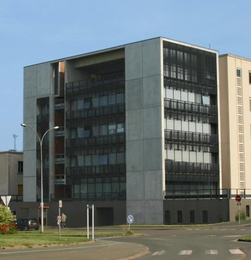
%> input picture SVD_LAUM/laum.jpg, 251 x 260 px, shrunk from 917 x 951 before the run
$ octave svd_laum.m   (GNU Octave 9; MATLAB toolbox functions it lacks are replaced by stand-ins)
%> lines starting %> are read from the running program, lines starting %| are printed output that depends on the picture
%   Program svd_laum.m
%
%   Copyright (C) 2014 LAUM UMR CNRS 6613 (France)
% 	   Olivier DAZEL <olivier.dazel@univ-lemans.fr>
%
% This program is free software: you can redistribute it and/or modify
% it under the terms of the GNU General Public License as published by
% the Free Software Foundation, either version 3 of the License, or
% (at your option) any later version.
%
% This program is distributed in the hope that it will be useful,
% but WITHOUT ANY WARRANTY; without even the implied warranty of
% MERCHANTABILITY or FITNESS FOR A PARTICULAR PURPOSE.  See the
% GNU General Public License for more details.
%
% You should have received a copy of the GNU General Public License
% along with this program.  If not, see <http://www.gnu.org/licenses/>.

%
% This program performs a SVD of a picture of the LAUM.
% It is associated to the course
% "Mathematics for Acoustics and Acousticians"
%  given for students of the MSc Master Program in Acoustics and
%  IMDEA students
%


clear all
close all
clc


disp('Importing LAUM Image')
image=double(imread('laum.jpg'));
disp('SVD decomposition of the RGB matrices')

[U_R,S_R,V_R]=svd(image(:,:,1));
[U_G,S_G,V_G]=svd(image(:,:,2));
[U_B,S_B,V_B]=svd(image(:,:,3));

nb_images=10;


nb_sv=floor(logspace(0,log10(max([rank(S_R) rank(S_G) rank(S_B)])),nb_images));
%> nb_sv = [1 1 3 6 11 21 39 73 135 250]

image_svd=image;
image_svd(:,:,2)=0;
image_svd(:,:,3)=0;
imshow(uint8(image_svd))
print('laum_red','-djpeg')
image_svd=image;
image_svd(:,:,1)=0;
image_svd(:,:,3)=0;
imshow(uint8(image_svd))
print('laum_green','-djpeg')
image_svd=image;
image_svd(:,:,1)=0;
image_svd(:,:,2)=0;
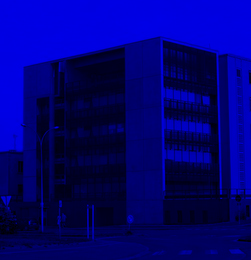
%> image_svd: size 260x251x3 double; mean R, G, B 0, 0, 118.2
imshow(uint8(image_svd))
print('laum_blue','-djpeg')

figure(1)
loglog(nonzeros(diag(S_R)),'r','Linewidth',5)
set(gca,'Fontsize',15)
hold on
loglog(nonzeros(diag(S_G)),'g','Linewidth',5)
loglog(nonzeros(diag(S_B)),'b','Linewidth',5)
legend('Red','Green','Blue')
xlabel('# of the singular value')
ylabel('Singular value')
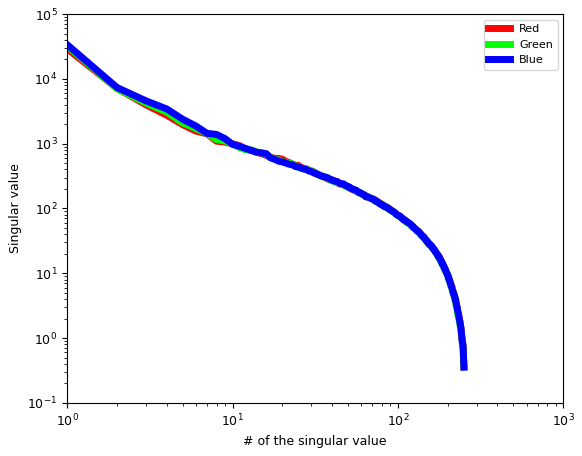
%> figure redrawn from the program's plot data; curve peaks at x = 1, y = 29102.9; curve peaks at x = 1, y = 32025.2; curve peaks at x = 1, y = 33586.8
print('laum_sv','-djpeg')

figure(3)

for ii=1:3
%> this loop made 3 passes; what is shown inside it comes from the first

  image_svd(:,:,1)=U_R(:,ii)*S_R(ii,ii)*V_R(:,ii)';
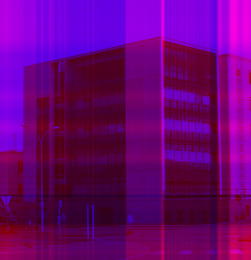
%> image_svd: size 260x251x3 double; mean R, G, B 108.4, 0, 118.2
  image_svd(:,:,2)=U_G(:,ii)*S_G(ii,ii)*V_G(:,ii)';
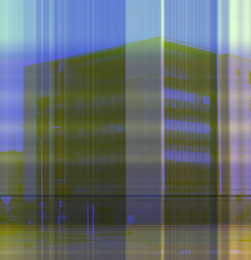
%> image_svd: size 260x251x3 double; mean R, G, B 108.4, 118.3, 118.2; drawn with min black and max white
  image_svd(:,:,3)=U_B(:,ii)*S_B(ii,ii)*V_B(:,ii)';
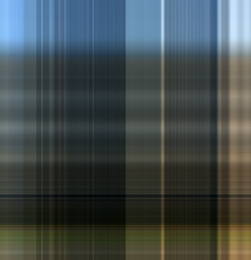
%> image_svd: size 260x251x3 double; mean R, G, B 108.4, 118.3, 119.2; drawn with min black and max white
  imshow(uint8(image_svd))
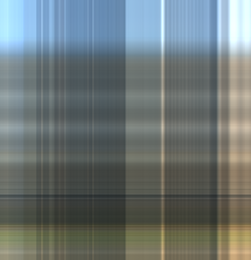
%> displayed picture: size 260x251x3, on the screen's scale of 0 to 255; mean R, G, B 108.4, 118.2, 118.3
  title(['SVD Image of LAUM, Singular value #',num2str(ii)])
  drawnow
  pause(0.5)
  print( ['svd_laum_sv_ ' num2str(ii)],'-djpeg')

  error(ii)=sqrt(norm(image(:,:,1)-image_svd(:,:,1))^2+norm(image(:,:,2)-image_svd(:,:,2))^2+norm(image(:,:,3)-image_svd(:,:,3))^2);

end


for ii=1:nb_images

  image_svd(:,:,1)=U_R(:,1:nb_sv(ii))*S_R(1:nb_sv(ii),1:nb_sv(ii))*V_R(:,1:nb_sv(ii))';
  image_svd(:,:,2)=U_G(:,1:nb_sv(ii))*S_G(1:nb_sv(ii),1:nb_sv(ii))*V_G(:,1:nb_sv(ii))';
  image_svd(:,:,3)=U_B(:,1:nb_sv(ii))*S_B(1:nb_sv(ii),1:nb_sv(ii))*V_B(:,1:nb_sv(ii))';
  imshow(uint8(image_svd))
  title(['SVD Image of LAUM with ' num2str(nb_sv(ii)) ' Singular values'])
  drawnow
  pause(0.5)
  print( ['svd_laum_ ' num2str(ii)],'-djpeg')

  error(ii)=sqrt(norm(image(:,:,1)-image_svd(:,:,1))^2+norm(image(:,:,2)-image_svd(:,:,2))^2+norm(image(:,:,3)-image_svd(:,:,3))^2);
  error(ii)=error(ii)/sqrt(norm(image(:,:,1))^2+norm(image(:,:,2))^2+norm(image(:,:,3))^2);
end
%> after the loop, error = [0.227 0.227 0.0977 0.0452 0.026 0.0157 0.00857 0.00407 0.00131 1.15e-05]


figure
semilogy(nb_sv,error,'.-','Linewidth',5,'Markersize',15)
set(gca,'Fontsize',15)

xlabel('Number of Singular Values')
ylabel('Relative error')
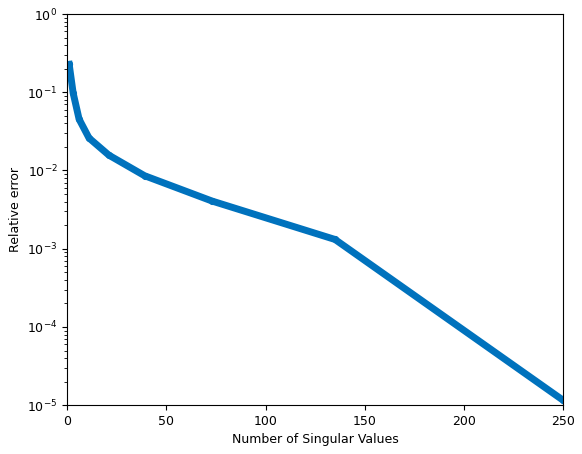
%> figure redrawn from the program's plot data
print('laum_error','-djpeg')
